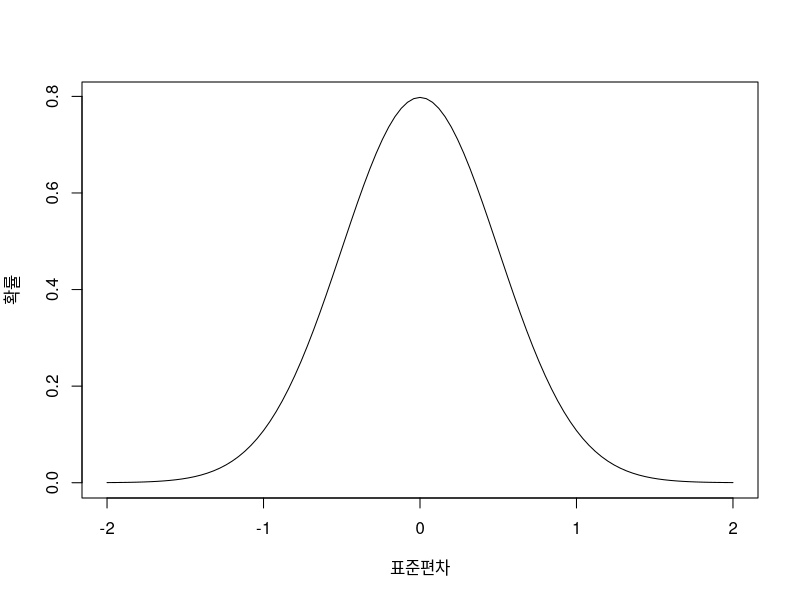
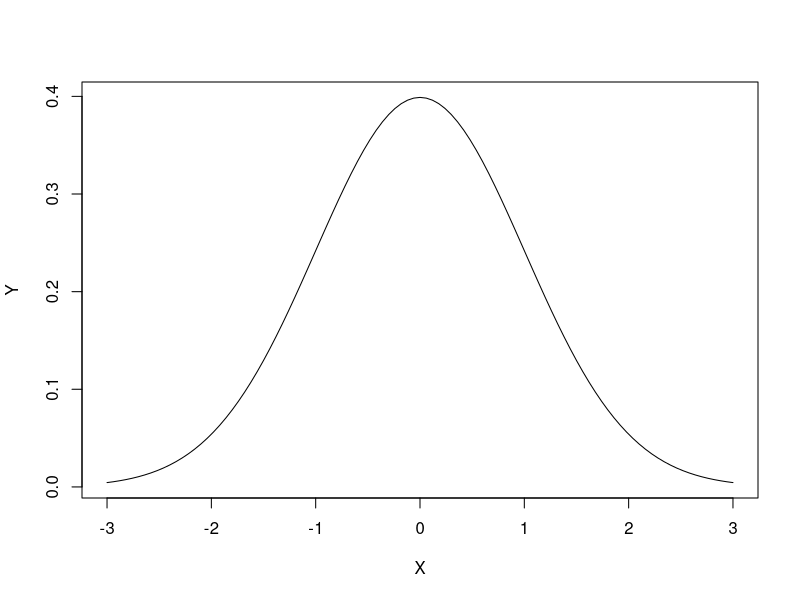
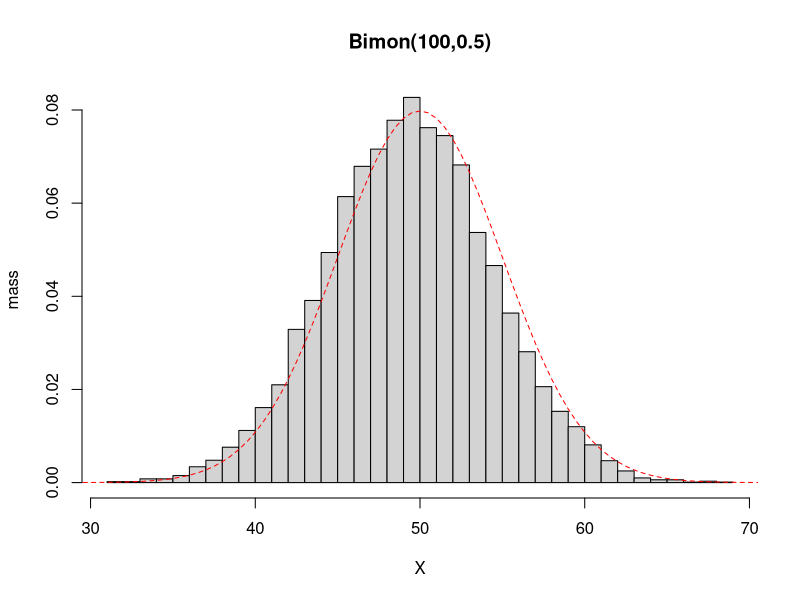
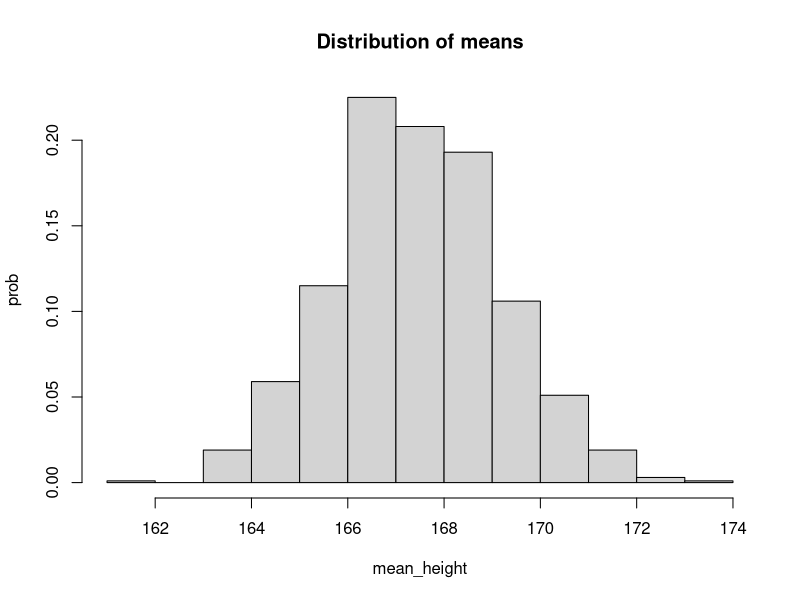

Source code (R) for these figures, in order:
## 조건부 확률
# 조건부 확률은 어떤 사건이 참일 때 특정 사건의 확률이 얼마인지 일컫는 사건
# 
# 수학적 확률에서 관심있는 경우의 수를 가능한 모든 경우의 수로 나눠서 구할 수 있었음.
# 조건은 모든 경우의 발생 가능성이 같다는 것.
# 조건부 확률은 수학적 확률에서 분모를 줄이는 방법을 이야기하는 것이다.
#
#   예로, 주사위는 던졌을 때에 어떤 눈이든 나올 확률은 수학적으로 1/6인 것을 알고 있음.
# 여기서 주사위를 던졌는데 홀수가 나온 사실을 알았을 때, 그 값이 5일 확률은 어떻게 될까?
# 이 경우에 2,4,6 제외할 수 있음. 즉, 가능한 모든 수는 1,3,5이고 이 중 5가 나올 확률은 
# 1/3이 된다.

# P(5|홀수) = 1/3 , P(사건|조건)

# P(5|홀수) = P(5,홀수)/P(홀수)

# 결국, 조건부 확률은 사건 모두가 일어날 확률을 조건만 일어날 확률로 나눈 것입니다.

## 베이즈정리(Bayes' theorem)**
## 앞 조건부 확률의 공식을 추상적으로 표현하면,

# P(A|B) = P(A,B) / P(B) 
# 양변의 P(B)로 곱하면,
# P(A,B) = P(A|B) * P(B)
# 여기서 A,B는 사건을 말하는 것이기 때문에
# P(B,A) = P(B|A) * P(A)

# 이 말은 "A와 B가 모두 참이다" 와 "B와 A가 모두 참이다" 이것과 같은 의미로 
# A, B의 순서는 상관이 없다.

# P(B,A) = P(A|B) * P(B)/P(A) **페이즈 정리 공식
## **베이즈 통계학 ... 확률은 "믿음의 정도"

#### 베이즈 정리 시뮬레이션하기
# 코로나 19검사

# 모든 검사는 두 종류의 오류 가능성이 존재함.
# "1종 오류(Type 1 Error)" - false positive
# "2종 오류(Type 2 Error)" - false negative

## 1종 오류 - 위양성(false positive) -> 병이 없는데도 양성결과가 나오는 경우...
## 2종 오류 - 위음성(false negative) -> 병이 있는데도 찾아내지 못하는 경우...

## 의학에서 양성을 옳게 진단할 확률을 "민감도(sensitivity)",
## 음성을 옳게 진단할 확률은 "특이도(specificity)"라고 합니다.

## 민감도는 2종 오류를 저지르지 않을 확률을 1에서 2종 오류 확률을 뺀 것입니다.(여사건)
## 특이도는 1에서 1종 오류의 확률을 뺀 것입니다.(여사건)

# 여기서 생각할 것은 문제 1,2종 오류의 확률이 둘다 충분히 낮다고 하더라도 상황에 따라
# 직관에 반하는 결과가 나올 수 있다.
# 민감도와 특이도가 모두 99%인 검사가 있다고 가정합니다. 
# 이렇게 높은 경우에도 검사 결과 양성으로 판정된 사람들 중 약 10% 마먼이 
# 진양성(true positive)일 수 있습니다. 그리고, 나머지 90%는 질병이 없는데도
# 양성으로 잘 못 진단된 것입니다. 왜 이런 일이 생길까요?
# 이유는 병을 가지고 있지 않은 사람들이 압도적으로 많은 경우에 이런 일들이 생길 수 있다.
# 만명 중에 10명이 병에 걸리고, 9990명이 건강하다고 가정합니다.
# 그럼 0.1%만 병이 있는 것이다. 여기서 구해주는 확률 0.1%를 "유병률"이라고 한다.
# 그런데 병에 걸렸든 안걸렸든 검사의 정확성은 99%이기 때문에 병에 걸린 10명 전부,
# 병이 없는 9990명 중 9890명이 정확히 병이 없는 것으로 진단된다.
# 즉, 실제로 진단된 사람은 병이 있는 10명과 100이 진단되고, 이것을 비율로 전환하면
# 10/110 = 1/11 이기 때문에 실제로 병이 있는 비율은 약 10%가 못된다...

### 시뮬레이션 횟수 및 유병률
n_sim <- 100000
prevalence <- 0.001

## 검사의 민감도, 특이도
sensitivity <- 0.99
specificity <- 0.99

## 전제 질환 케이스 수, 실제 환자 수 , 오진 케이스 수
n_total_positive <- 0
n_true_positive <- 0
n_false_positive <- 0

## 시뮬레이션 파트
for (i in 1:n_sim){
    # 유병률에 따라 실제 병의 유무를 찾아냄.
    disease <- rbinom(1,1,prevalence)       # 베르누이 시행함수
    if (disease == 0){          ## 실제로 병이 없는 경우
        diagnosis <- rbinom(1,1,1-specificity)
        if (diagnosis == 1){
            n_total_positive <- n_total_positive + 1
            n_false_positive <- n_false_positive + 1
        }
    }

    if (disease == 1){          ## 실제로 병이 있는 경우
        diagnosis <- rbinom(1,1,sensitivity)
            if (diagnosis == 1){
                n_total_positive <- n_total_positive + 1
                n_true_positive <- n_true_positive + 1
            }
    }
}

# 양성, 위양성, 진양성 수

print(n_total_positive)
print(n_false_positive)
print(n_true_positive)

# 위 양성률
print(n_false_positive/n_total_positive)

## 확룰 분포
## : 총합이 1이 되어야 하는 확률이 각각의 경우 어떻게 흩어져 있는지를 표현한 것을 말함.

## 예시, 동전 던지기는 각각 확률이 0.5로 앞과 뒤로 존재한다.
# 주사위는 각각의 눈이 1/6에 각각의 눈이 분포되어 있는 것을 의미함.
# 중요한 것은 분포는 배분이 같아야 할 필요가 없고, 그 결과의 합이 1이 되어야 한다는 점
# 주사위가 1일 경우의 확률 1/6 아닌 5/6으로 성공/실패를 구분하면 두 합은 1이 된다.

# 확률변수는 확률적으로 서로 다른 값을 가질 수 있는 어떤 것을 의미함.
# -> 동전 던지기에서 동전을 던졌을 때 나온 면을 확률변수라고 생각하면,
#   확률변수 x가 갖는 결과 x가 특정 값을 가질 확률 사이으 대응 관계를 확률분포로 정의 ...

### 이산확률변수와 연속확률변수
## 이산확률변수는 확률변수가 가질수 있는 값들이 멀찍이 떨어져 있는 것을 말함.
## 연속확률변수는 가질 수 있는 값들이 이어져 있는 것을 말함

## 이산확률 변수로 주사위룰 샹걱헐 수 있음. 1, 2, 3, 4, 5, 6
## 사람의 키, 몸무게와 같은 값들은 가질 수 있는 값들의 종류가 무한히 많고, 그 값도 이어져 있디. 연속확률변수이게 됩니다.

## ===== R로 이산확률분포 시뮬레이션..
# : 로또 복권

# 맞출 확률 0 ~ 6개 까지 총 7가지 확률이 모두 더해져서 1이 되어야 이산확률 분포가 된다.
# 왜? 가능한 모든 경우를 고려했기 떄문입니다... 이런 것을 "전사건의 확률"이라고 부른다..

# 수학적 확률
# 0, 하나도 맞히지 못하는 경우 :
#   45개에서 6개를 제외한 39개 중 6개를 선택
#   nCr(n = 39 ,r = 6) 순서를 고려하지 않기 때문에 조합으로 구한다...
## nPr = n! / (n-r)!
## nCr = nPr / r! => (n! / (n-r)!) / r!
## nCr(n=39,r=6) / nCr(n=45,r=6)

# 1, 하나만 맞는 경우 : 
#   정답 6개중 하나 고르고 나머지 39개 중 5개를 고르면 됩니다.
#   nCr(n=6 ,r=1) * nCr(n=39,r=5) / nCr(n=45, r=6) 으로 수학적 확률을 구할 수 있음

# ....

## 0개 맞히는 경우의 수 : nCr(n=6 ,r=0) * nCr(n=39,r=6)
## 1개 맞히는 경우의 수 : nCr(n=6 ,r=1) * nCr(n=39,r=5)
## 2개 맞히는 경우의 수 : nCr(n=6 ,r=2) * nCr(n=39,r=4)
## 3개 맞히는 경우의 수 : nCr(n=6 ,r=3) * nCr(n=39,r=3)
## 4개 맞히는 경우의 수 : nCr(n=6 ,r=4) * nCr(n=39,r=2)
## 5개 맞히는 경우의 수 : nCr(n=6 ,r=5) * nCr(n=39,r=1)
## 6개 맞히는 경우의 수 : nCr(n=6 ,r=6) * nCr(n=39,r=0)
## 확률은 위의 경우의 수들을 전사건의 경우의 수인 nCr(n=45, r=6)으로 나눔

# 위의 경우들을 정리하면?
# x를 맞히는 경우의 수로 봅니다. (0 ~ 6)
# nCr(n=6 r=x) * nCr(n=39, r=6-x)

### R로 위에 공식을 구현
## 조합 계산을 위햇 함수를 사용합니다. choose()
## choose(n, r) -> n은 전체 개수, r은 추첨하는 총 개수를 의미
num <- readline("맞힐 개수 입력 : ")
x <- as.integer(num)
res <- choose(6,x) * choose(39, 6-x) / choose(45,6)
res

## 경우의 수
lotto <- function(x) choose(39,6-x) * choose(6,x)
for (x in 0:6) print(lotto(x))

## 경우의 수에 대한 확률
lotto2 <- function(x) choose(39,6-x) * choose(6,x) / choose(45,6)
for (x in 0:6) print(lotto2(x))

### 연속확률 분포 중 대표적인 정규분포
## 연속 확률분포 : 어떤 값들이 범위에(값과 값 사이) 있을 확률로 정의
## 균등분포(Uniform distribution)와 정규분표(Normal distribution)

## 균등분포는 어떤 구간이 주어졌을 때 그 구간 내에 모든 값이 발견될 가능성이 동일한
## 분포를 말함.
# 예로, 어떤 집단의 사람들의 키가 150cm에서 190cm 사이에 균등분포를 따른다면,
# 이는 150cm에서 190cm 사이에 키가 다 같은 정도로 발견된다는 것을 말함.
# 현실적이지는 않으나 통계학에서는 많이 사용됨....

## 정규분포는 실생활에서도 자주 접하는 통계용어로, 다양한 사회, 자연 현상들을 표현한다.
## 정규분포의 확률분포 그래프는 그렸을 떄에 종형 곡선으로 종모양의 그래프를 그리기도 한다.

# -정규분포 특징
#  1. 확률분포 곡선의 높이는 그 부근 값이 나올 확률과 관련된 값으로 곡선이 높은 곳 주변의
#     값들이 낮은 곳 주변의 값들보다 확률이 더 높다.
#  2. 봉우리가 존재하고, 그 봉우리에 가까울 수록 관찰돌 확률이 높다는 것을 의미함.
#     봉우리가 있는 값은 "평균" ,"기댓값" 이라고 합니다.
#  3. 봉우리를 중심으로 대칭의 구조를 가지고 있다.
#  4. 봉우리를 중심으로 대칭되는 지점의 비율이 가까운 곳이 높다는 것을 알 수 있다.
#  5. 1인경우 약 70% 표준편차(standart deviation) 2인 경우는 약 95%정도가 나온다.

## 왜, 정규분포를 사용할까?
# 1. 정규분포는 다양한 사회, 자연 현상에 대한 우리의 직관과 부합하는 특징을 가지고 있다.
# 2. 대부분의 자료는 평균을 중심으로 가까이 모여있거나 평균에서 양 또는 음의 방향으로
#    떨어진 정도가 비슷하다.
# 3. 정규분포는 이런 기대에 만족을 시켜주는 분포입니다.
# 이 정규분포를 좋은 툴이라고 생각하고 있다. 좋다는 말은 근사적으로 나타내는데 쓸만하다
# 는 의미를 가진다. 실제와 물론 다를 수 있지만, 크게 차이가 나지 않는다면 현실을 단순화
# 하여 이해할 수 있다는 의미이기도 한다.
# 저명한 통계학자 조지 박스(George E. P. Box)가 확률분포의 유용함에 대해서 표현한 글
# "모든 (확률) 모형은 틀렸다. 하지만, 그 중 어떤 것은 유용하다."
# => 확률분포가 완벽하게 맞는 경우는 거의 없지만, 어느 정도 맞다면 그것은 없는 것 보다
#    낫다는 것을 말한다.

### 정규분포는 두개의 중요한 숫자에 의해서 결정된다.
# 첫번째, 평균 또는 기댓값입니다. 평균은 대표값이라고 부르기도 한다.
#  정규분포에서 이 평군은 하나의 값의 주임으로 봉우리가 있고, 그에 따라서 분포되어 있기
# 때문에 매우 유용한 값이 된다.
# 두번째, 표준편차입니다. 표준정규분포는 평균이 0이고, 편차가 1인 특성을 가지고 있다.
#  표준편차는 평균에서 자료가 얼마나 떨어져 있는지를 나타내는 값을 말한다. 앞에서 70%,
# 95%는 표준편차를 기준으로 하는 값을 말한다. 즉, 퍼센트는 그 편차를 기준으로 안에
# 들어오는 값의 비율을 말한다.
#  또, 표준편차는 정규분포의 그래프, 또는 정규분포 곡선의 모양과도 관계가 있다.
# 표준편차가 클수록 그래프는 낮아지고 납작하게 그려진다. 작을 수록 뾰족하게 변합니다.

curve(dnorm(x,sd = 0.5), -2, 2, xlab = '표준편차' , ylab = '확률')

# 평균과 표준편차를 이용하여 정규분포를 표기할 때,
# N(0,1^2)과 같이 표기합니다. N(평균, 표준편차의 제곱)
# 이것의 의미는 표준 편차의 제곱으로 분산을 의미합니다.

### R로 정규분포 다루기
# 2019년도 우리나라 1인당 국민 총소등(GNI)은 약 3만 6000달러라고 합니다.
# 편의상 3만 달러라 가정합니다. 1인당 국민 총 소득은 국민 총 소득에서 총 인구 수로 나눈 것입니다.
# 즉, 일종의 평균값입니다. 표준편차 자료는 구하기 어렵기 때문에 편의상 1만 달러라고 가정합니다.
# 이제 소득이 정규분포를 따른다고 하면, 정규분포 표기에 의해서 x ~ N(30000,10000^2)입니다.
# x는 개인 소득을 나타내는 확률변수입니다.

#  그런데 정규분포는 연속확률분포의 하나입니다. 따라서 확률변수가 특정한 값을 가질 확률을
# (원칙적으로는)말할 수 없다.
# 즉, 어떤 사람의 연간 소득이 2만 5000달러일 확률은 정규분포에서 0입니다.
# 현실적으로는 그렇지 않으나 정규분포에서는 그렇게 표시할 수 없다.
# 어떤 사람의 소득이 2만 5000 ~ 3만 달러 사이에 있을 확률을 앞의 정규분포로 구할 수 있다.

# R에서 이 확률을 구하는데 사용하는 함수는 pnorm() p는 probability, norm은 정규분포를 의미합니다.
# 이 함수는 3개의 입력값을 받아서 처리함. 확률을 구할 값, 평균, 표준편차입니다.

pnorm(35000,30000,10000) - pnorm(25000,30000,10000)

## 실행되면, 0.3829... 라는 값이 출력된다.
# pnorm()는 어떤 두 값 사이의 확률을 직접 구해주지는 않는다. 대신 음의 무한대로 부터
# 첫번째 입력값까지 확률을 계산합니다. pnorm()을 이용하여 간접적으로 두 값 사이의 확률을
# 계산할 수 있게 됩니다. 위에 계산식 처럼 음의 무한대에서 큰 값까지 확률을 구하고,
# 다시 거기서 음의 무한대에서 작은 값까지 확률을 구한 후 뺀 것이라는 내용입니다.
# 이 방법을 이용하여 소득이 2만 5000 달러보다 작을 확률과 3만 5000달러보다 클 확률을 구할
# 수 있다...

pnorm(25000,30000,10000)

1 - pnorm(35000,30000,10000)
# 이 두 값은 0.3085... 으로 같은 값을 가지게 되는데 이유는 평균으로 균등하게 떨어져 있기
# 때문입니다. 즉, 대칭이기 떄문이다.

# 정규분포를 따르는 모든 확률변수는 표준정규분포를 변환할 수 있습니다.
# 모든 정규분포는 평균과 표준편차 두개의 숫자로 표현되기 때문에, 정규분포를 따르는 숫자는 늘 
# "평균으로부터 몇 표준편차만큼 떨어져 있느냐" 로 변환할 수 있기 때문에 변환이 가능합니다.
# 이 과정을 우리는 정규화라고 한다.
# 이런 정규화를 한 확률변수는 표준정규분포 즉, N(0,1^2)를 따르게 됩니다.

# 정규화는 숫자에서 평균을 빼고, 표준편차로 나누면 됩니다.
# 직관적으로 그 의미는 간단한데 ... 예로 2만 5000달러라는 숫자는 3만 달러라는 평균과
# 1만 달러라는 표준편차상에서 보면 그 값은 평균으로 0.5 표준편차(10000*0.5 = 5000) 만큼 음(-)
# 방향으로 떨어진 것을 알 수 있다.
# 이 때 구해지는 -0.5라는 값은 2만 5000달러의 "표준화된" 값이 된다.

# 이때에 N(30000,10000^2)을 따르는 확률변수가 2만 5000달러보다 작을 확률은 N(0,1^2)을 따르는
# 확률변수가 -0.5보다 작을 확률과 정확히 일치한다.

pnorm(-0.5,0,1)
pnorm(25000,30000,10000)
pnorm(-0.5)     # 평균과 표준편차를 입력하지 않으면 "표준정규분포"를 따른다고 가정한다.

curve(dnorm(x),-3, 3, xlab = "X", ylab = "Y")

# curve() 함수는 어떤 수학적 함수의 그래프를 그리고 싶을 때에 사용하는 것이다.
# 표준정규분포 함수를 그리고 싶기 때문에 처음 입력한 값으로 dnorm(x)을 사용했습니다.
# pnorm()는 확률을 계산하는데 썻다면, dnorm()은 거기에 사용된 확률함수의 값 자체를
# 구하는데 사용할 수 있다. 이것을 "확률밀도함수"라고 부릅니다.
dnorm(-0.5)
pnorm(-.05)

## 정규분포가 유용한 이유
## 1. 어떤 자료의 분포가 있을 경우 어떤 값보다 작거나 큰 값이 전체 몇 %인지 알아보려면
##   매번 일일이 자료를 찾아야 하는 불편함이 있는데, 이것을 대략 어느 구간에 있는지 바로
##   계산할 수 있다. 그리고, 조금 더 나아가면 사우이 몇 %인지도 알 수 있게 합니다.
## 2. 이런 유용한 근사값을 구하는데 단지 두개의 숫자밖에 필요하지 않다는 사실이다.

### 중심극한 정리
# 정규분포와 관련하여 통계학에서 가장 중요한 결과 하나는 "중심극한정리(Central limit theorem)"
# 이것은 "독립적으로 추출된, 충분히 큰 자료의 합이나 평균은 정규분포에 따른다" 입니다.
# 예로 이항분포에서 시행 횟수 100회, 성공률 0.5인 이항분포가 있다고 하자,
# 여기서 자료를 계속 추출하면 성공 횟수가 대략 50을 중심으로 30 ~ 70, 20 ~ 80,
# 드물게 10 ~ 90 사이의 숫자가 나올 겁니다.
# 이항분포 자체가 성공 횟수의 합이라는 점을 감안하면, 이항분포를 따르는 변수는 결국
# 정규분포를 따를 것이라고 생각할 수 있다.

## R코드로 지금까지 이야기한 이항분포에서 난수를 n_sim회 만큼 추출하여 모은 난수를 확인
n_sim <- 10000
y <- rbinom(n_sim,100,0.5)
hist(y,xlab="X",ylab="mass",main="Bimon(100,0.5)",prob=T, breaks = 30)
curve(dnorm(x,50,5),25,75,add = T, lty=2, lwd=1, col="red")

# 이렇게 이야기 한것을 통계학에서는 비슷하다, 또는 근사적으로 같다는 의미로 ~=을
# 사용합니다. n은 이항분포에서의 시행 횟수, p는 성공 확률을 의미합니다.
#  Bin(n,p) ~= N(np, np(1-p))

# 중심극한 정리가 중요한 이유는 이항분포 뿐만 아니라 어떤 확률변수에 대해서도 적용된다
# 는 점 때문이다.

## 중심극한정리는 (거의) 모든 분포에 적용된다.
# 20세 이상 성인 전체의 집단이 있다고 가정합니다.
# 이 집단의 키의 분포는 어떻게 생겼을까? 하나의 봉우리를 가지는 분포일까요?
# 아마도 두개의 봉우리를 가지는 분포가 만들어 질 겁니다. 왜? 성별로 키의 분포가 다르니까
# 그렇다면 이런 분포에서 자료를 뽑아 평균을 계산해도 그 평균은 정규분포를 따를까요?
# 만약 중심극한 정리가 성립된다면 가능하다.

n_sim <- 1000   # 시뮬레이션 횟수
n <- 30          # 한번 추출할 때 30명을 추출
means <- vector(length = n_sim)

for (i in 1:n_sim){
    y <- vector(length = n)     # 길이가 n인 저장소를 만든다...
    for (j in 1:30) {           # 30명씩 추출
        gender <- rbinom(1,1,0.5)   # 개인별로 성별을 추출
        if (gender == 0) {      # 여성 집단
            y[j] <- rnorm(1,160,5)  # 여성 집단에서 키를 추출
        }else {                 # 남성집단
            y[j] <- rnorm(1,175,5)  # 남성 집단에서 키를 추출
        }
    }
    means[i] <- mean(y)
}

hist(means, xlab="mean_height",ylab = "prob",main="Distribution of means", prob=T)

